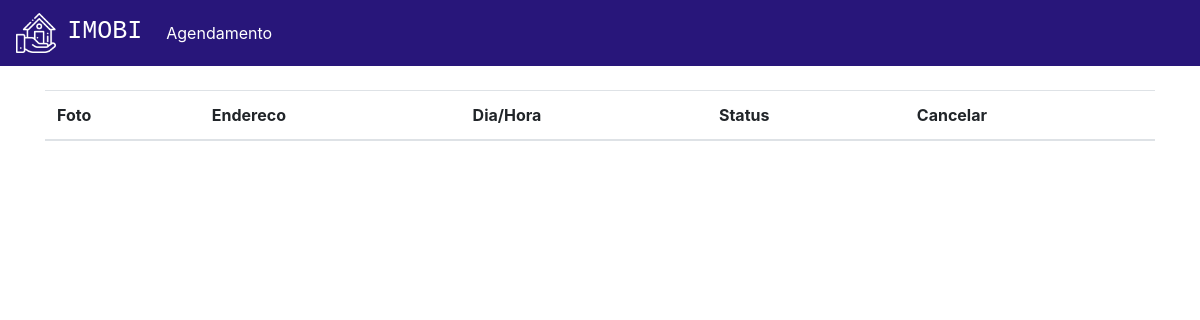
The app's page /agendamentos (signed in), older data.
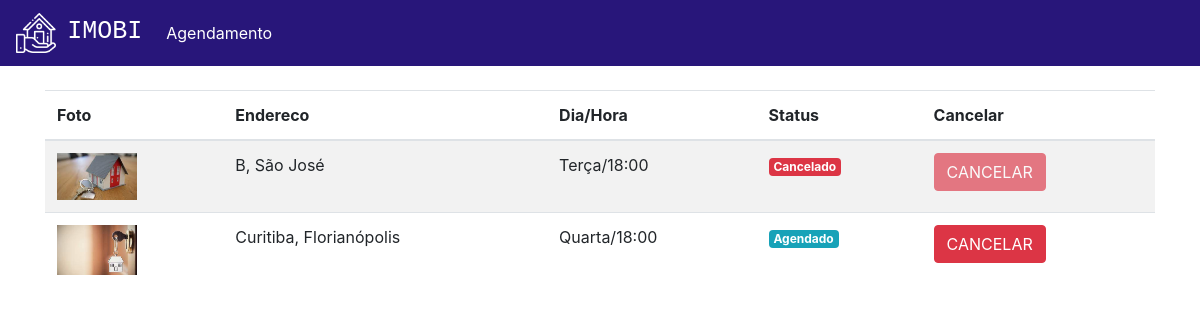
The same page, newer data.
### plataforma/models.py (models this page shows, shortened)
class Visitas(models.Model):
    choices = (('S', 'Segunda'),
            ('T', 'Terça'),
            ('Q', 'Quarta'),
            ('QI', 'Quinta'),
            ('SE', 'Sexta'),
            ('SA', 'Sabado'),
            ('D', 'Domingo'))
    choices_status = (('A', 'Agendado'),
            ('F', 'Finalizado'),
            ('C', 'Cancelado'))
    imovel = models.ForeignKey(Imovei, on_delete=models.DO_NOTHING)
    usuario = models.ForeignKey(User, on_delete=models.DO_NOTHING)
    dia = models.CharField(max_length=20)
    horario = models.TimeField()
    status = models.CharField(max_length=1, choices=choices_status, default="A")

class Imovei(models.Model):
    choices = (('V', 'Venda'),
            ('A', 'Aluguel'))
    choices_imovel = (('A', 'Apartamento'),
            ('C', 'Casa'))
    imagens = models.ManyToManyField(Imagem)
    valor = models.FloatField()
    quartos = models.IntegerField()
    tamanho = models.FloatField()
    cidade = models.ForeignKey(Cidade, on_delete=models.DO_NOTHING)
    rua = models.CharField(max_length=50)
    tipo = models.CharField(max_length=1, choices=choices)
    tipo_imovel = models.CharField(max_length=1, choices=choices_imovel)
    numero = models.IntegerField()
    descricao = models.TextField()
    dias_visita = models.ManyToManyField(DiasVisita)
    horarios = models.ManyToManyField(Horario)

class Imagem(models.Model):
    img = models.ImageField(upload_to='img')
    def __str__(self) -> str:
        return self.img.url

class Cidade(models.Model):
    nome = models.CharField(max_length=30)
    def __str__(self) -> str:
        return self.nome

### plataforma/views.py (the view)
# urls.py: path('agendamentos', views.agendamentos, name="agendamentos"),
def agendamentos(request):
    visitas = Visitas.objects.filter(usuario=request.user)
    return render(request, "agendamentos.html", {'visitas': visitas})

### plataforma/templates/agendamentos.html (shortened to what this page needs)
{% extends 'base.html' %}
{% load static %}
{% block 'head' %}
<link rel="stylesheet" href="{% static 'plataforma/css/home.css' %}">
{% endblock  %}
{% block 'body' %}
    <div class="container">
        <br>
        <table class="table table-striped">
        <thead>
            <tr>
                <th scope="col">Foto</th>
                <th scope="col">Endereco</th>
                <th scope="col">Dia/Hora</th>
                <th scope="col">Status</th>
                <th scope="col">Cancelar</th>
            </tr>
        </thead>
        <tbody>
            {% for visita in visitas %}
                <tr>
                    <th><img width="80" src="{{visita.imovel.imagens.all.0}}"></th>
                    <td>{{visita.imovel.rua}}, {{visita.imovel.cidade}}</td>
                    <td>{{visita.dia}}/{{visita.horario}}</td>
                    <td>
                        {% if visita.status == "A" %}
                            <span class="badge badge-info">Agendado</span>
                        {% endif %}
                        {% if visita.status == "C" %}
                            <span class="badge badge-danger">Cancelado</span>
                        {% endif %}
                    </td>
                    <td>
                        {% if visita.status == "A" %}
                            <a href="{% url 'cancelar_agendamento' visita.id %}" class="btn btn-danger">CANCELAR</a>
                        {% else %}
                            <a href="" class="btn btn-danger disabled">CANCELAR</a>
                        {% endif %}
                    </td>
                </tr>
            {% endfor %}
        </tbody>
    </table>
    </div>
{% endblock  %}

### templates/base.html (shortened to what this page needs)
{% load static %}
<!doctype html>
<html lang="pt-BR">
<head>
{% block 'head' %}{% endblock %}
<link rel="stylesheet" href="https://cdn.jsdelivr.net/npm/bootstrap@4.6.1/dist/css/bootstrap.min.css">
</head>
<body>
  {% if user.is_authenticated %}
  <nav class="navbar navbar-expand-lg navbar-dark bg_navbar">
    <a class="navbar-brand" href="{% url 'home' %}">
      <img width="40" src="{% static 'autenticacao/img/logo.png' %}">
          &nbsp<h3 class="font_logo">IMOBI</h3></a>
    <div class="collapse navbar-collapse" id="navbarNav">
      <ul class="navbar-nav">
        <li class="nav-item active">
          <a class="nav-link" href="{% url 'agendamentos' %}">Agendamento</a>
        </li>
      </ul>
    </div>
  </nav>
{% endif %}
{% block 'body' %}{% endblock %}
</body>
</html>

### templates/static/plataforma/css/home.css (style rules this page uses)
.bg_navbar { background-color: #28167a; }
.font_logo { font-family: 'Courier New', Courier, monospace; font-size: 25px; display: inline; }

Row changes from the older to the newer data that the page shows:
added Visitas: imovel.imagens.all.0 (picture), imovel.rua "B", imovel.cidade "São José", dia "Terça", horario "18:00", status "Cancelado"
added Visitas: imovel.imagens.all.0 (picture), imovel.rua "Curitiba", imovel.cidade "Florianópolis", dia "Quarta", horario "18:00", status "Agendado"
